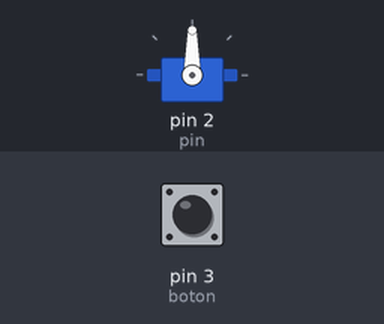
The sketch below on a simulated Arduino Uno, built with avr-gcc and run on an emulated ATmega328P. Parts: servo. The inputs (shaded band) are chosen by the test bench; at power-on: pin 3 (boton) HIGH.

Above: at 1.2 s.
1.3 s: pin 3 (boton) pulled LOW for 0.15 s
At 2.0 s:
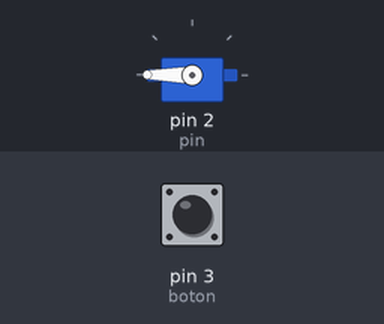
Timing chart, 0 to 4.3 s (numbered marks = the images above; inputs shaded):
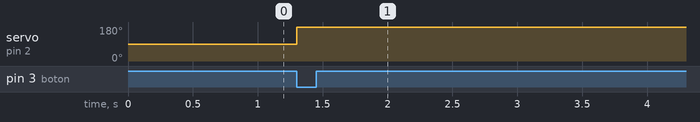

The sketch:

Practica_4.ino
```cpp
#include <Servo.h>                    // Incluir la librería Servo
Servo servo1;                         // Crear un objeto tipo Servo llamado servo1
int pin=2;
int boton=3;

void setup()
{
        servo1.attach(pin) ;
        pinMode(boton,INPUT);
}

void loop()
{
        if(digitalRead(boton) == LOW){
                 int angulo = 180;
                 servo1.write(angulo);
        }
}
```

Measured:
- after the input at 1.3 s, servo on pin 2 (pin): 90° → 180° at once
